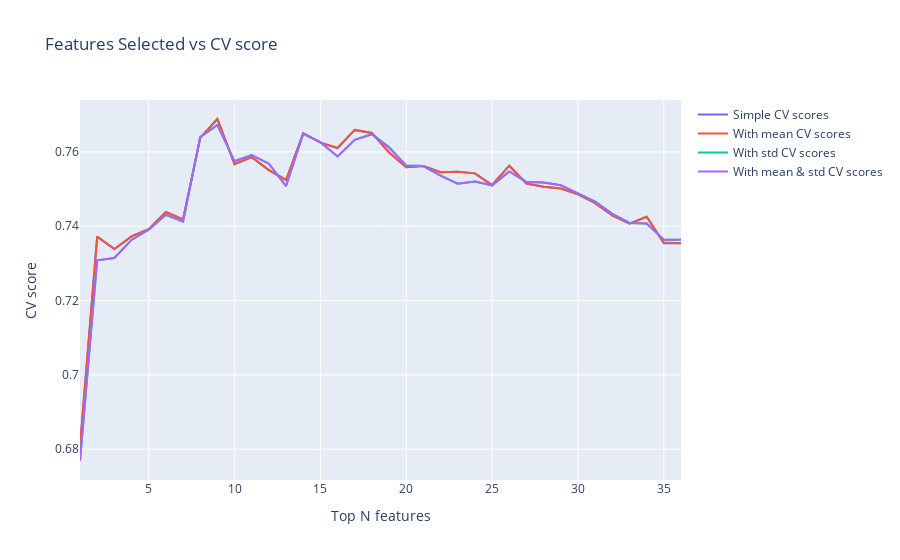

The notebook cell this image was saved under:
### Markdown cell above
## 3. eli5

### Code cell
# baseline LR model

train = pd.read_csv('./dataset/dont-overfit-ii/train.csv')
test = pd.read_csv('./dataset/dont-overfit-ii/test.csv')

y = train['target'] 
X = train.drop(["id" ,'target'], axis=1)
test = test.drop(["id"],axis=1)

X_train = X
y_train = y
X_test = test

scaler = StandardScaler()
X_train = scaler.fit_transform(X_train)
X_test = scaler.transform(X_test)

model = LogisticRegression(class_weight='balanced', penalty='l1', C=0.1, solver='liblinear')
prediction_lr, _ = train_model(X_train, X_test, y_train, params=None, model_type='sklearn', model=model)

eli5_weights = eli5.formatters.as_dataframe.explain_weights_df(model)
eli5_weights['weight'] = eli5_weights['weight'].abs()
eli5_weights = eli5_weights.sort_values('weight', ascending=False)
eli5_weights

train['mean'] = train.mean(1)
train['std'] = train.std(1)
test['mean'] = test.mean(1)
test['std'] = test.std(1)

top_feature_list =  [i[1:] for i in eli5_weights.feature if 'BIAS' not in i]

scores_dict = {'simple': [], 'with_std': [], 'with_mean': [], 'with_mean_std': []}
for i in range(1, eli5_weights.shape[0] + 1):
    top_features = [i[1:] for i in eli5_weights.feature if 'BIAS' not in i][:i]
    
    X_train = train[top_features]
    X_test = test[top_features]
    scaler = StandardScaler()
    X_train = scaler.fit_transform(X_train)
    X_test = scaler.transform(X_test)
    prediction_lr, scores = train_model(X_train, X_test, y_train, params=None, model_type='sklearn', model=model, folds=repeated_folds)
    scores_dict['simple'].append(np.mean(scores))
    
    X_train = train[top_features + ['mean']]
    X_test = test[top_features + ['mean']]
    scaler = StandardScaler()
    X_train[X_train.columns[:-1]] = scaler.fit_transform(X_train[X_train.columns[:-1]])
    X_test[X_train.columns[:-1]] = scaler.transform(X_test[X_train.columns[:-1]])
    prediction_lr, scores = train_model(X_train.values, X_test.values, y_train, params=None, model_type='sklearn', model=model, folds=repeated_folds)
    scores_dict['with_mean'].append(np.mean(scores))
    
    X_train = train[top_features + ['std']]
    X_test = test[top_features + ['std']]
    scaler = StandardScaler()
    X_train[X_train.columns[:-1]] = scaler.fit_transform(X_train[X_train.columns[:-1]])
    X_test[X_train.columns[:-1]] = scaler.transform(X_test[X_train.columns[:-1]])
    prediction_lr, scores = train_model(X_train.values, X_test.values, y_train, params=None, model_type='sklearn', model=model, folds=repeated_folds)
    scores_dict['with_std'].append(np.mean(scores))
    
    X_train = train[top_features  + ['mean'] + ['std']]
    X_test = test[top_features + ['mean'] + ['std']]
    scaler = StandardScaler()
    X_train[X_train.columns[:-2]] = scaler.fit_transform(X_train[X_train.columns[:-2]])
    X_test[X_train.columns[:-2]] = scaler.transform(X_test[X_train.columns[:-2]])
    prediction_lr, scores = train_model(X_train.values, X_test.values, y_train, params=None, model_type='sklearn', model=model, folds=repeated_folds)
    scores_dict['with_mean_std'].append(np.mean(scores))
    
data = [go.Scatter(
        x = list(range(1, eli5_weights.shape[0] + 1)),
        y = scores_dict['simple'],
        name = 'Simple CV scores'
    ), go.Scatter(
        x = list(range(1, eli5_weights.shape[0] + 1)),
        y = scores_dict['with_mean'],
        name = 'With mean CV scores'
    ), go.Scatter(
        x = list(range(1, eli5_weights.shape[0] + 1)),
        y = scores_dict['with_std'],
        name = 'With std CV scores'
    ), go.Scatter(
        x = list(range(1, eli5_weights.shape[0] + 2)),
        y = scores_dict['with_mean_std'],
        name = 'With mean & std CV scores'
    )]
layout = go.Layout(dict(title = "Features Selected vs CV score",
                  xaxis = dict(title = 'Top N features'),
                  yaxis = dict(title = 'CV score'),
                  ))
py.iplot(dict(data=data, layout=layout), filename='basic-line')

print(top_feature_list)

### Figure 1 — Plotly figure (JSON) as saved in the notebook; plotly's stock layout.template omitted (floating-point values rounded to 4 significant figures)
{"data": [{"name": "Simple CV scores", "type": "scatter", "x": [1, 2, 3, 4, 5, 6, 7, 8, 9, 10, 11, 12, 13, 14, 15, 16, 17, 18, 19, 20, 21, 22, 23, 24, 25, 26, 27, 28, 29, 30, 31, 32, 33, 34, 35, 36], "y": [0.6807, 0.7372, 0.7339, 0.7373, 0.7392, 0.7438, 0.7418, 0.7638, 0.7688, 0.7567, 0.7586, 0.7551, 0.7524, 0.765, 0.7625, 0.761, 0.7659, 0.7651, 0.7598, 0.7558, 0.7562, 0.7545, 0.7547, 0.7542, 0.751, 0.7563, 0.7515, 0.7506, 0.7501, 0.7486, 0.7462, 0.7429, 0.7407, 0.7426, 0.7354, 0.7354]}, {"name": "With mean CV scores", "type": "scatter", "x": [1, 2, 3, 4, 5, 6, 7, 8, 9, 10, 11, 12, 13, 14, 15, 16, 17, 18, 19, 20, 21, 22, 23, 24, 25, 26, 27, 28, 29, 30, 31, 32, 33, 34, 35, 36], "y": [0.6807, 0.7372, 0.7339, 0.7373, 0.7392, 0.7438, 0.7418, 0.7638, 0.7688, 0.7567, 0.7586, 0.7551, 0.7524, 0.765, 0.7625, 0.761, 0.7659, 0.7651, 0.7598, 0.7558, 0.7562, 0.7545, 0.7547, 0.7542, 0.7512, 0.7563, 0.7515, 0.7506, 0.7501, 0.7486, 0.7462, 0.7429, 0.7407, 0.7426, 0.7356, 0.7354]}, {"name": "With std CV scores", "type": "scatter", "x": [1, 2, 3, 4, 5, 6, 7, 8, 9, 10, 11, 12, 13, 14, 15, 16, 17, 18, 19, 20, 21, 22, 23, 24, 25, 26, 27, 28, 29, 30, 31, 32, 33, 34, 35, 36], "y": [0.6768, 0.7308, 0.7315, 0.7363, 0.7391, 0.7431, 0.7412, 0.764, 0.7673, 0.7575, 0.7591, 0.7568, 0.7508, 0.7649, 0.7626, 0.7588, 0.7632, 0.7648, 0.7613, 0.7563, 0.7562, 0.7536, 0.7514, 0.752, 0.751, 0.7547, 0.7519, 0.7518, 0.751, 0.7489, 0.7466, 0.7433, 0.7409, 0.7408, 0.7363, 0.7363]}, {"name": "With mean & std CV scores", "type": "scatter", "x": [1, 2, 3, 4, 5, 6, 7, 8, 9, 10, 11, 12, 13, 14, 15, 16, 17, 18, 19, 20, 21, 22, 23, 24, 25, 26, 27, 28, 29, 30, 31, 32, 33, 34, 35, 36, 37], "y": [0.6768, 0.7308, 0.7315, 0.7363, 0.7391, 0.7431, 0.7412, 0.764, 0.7673, 0.7575, 0.7591, 0.7568, 0.7508, 0.7649, 0.7626, 0.7588, 0.7632, 0.7648, 0.7611, 0.7563, 0.7562, 0.7536, 0.7514, 0.752, 0.751, 0.7547, 0.7519, 0.7518, 0.751, 0.7489, 0.7466, 0.7433, 0.7409, 0.7408, 0.7363, 0.7363]}], "layout": {"title": {"text": "Features Selected vs CV score"}, "xaxis": {"title": {"text": "Top N features"}}, "yaxis": {"title": {"text": "CV score"}}}}
